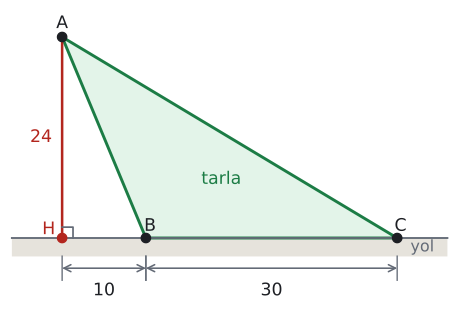

This figure's Python source:
import sys; sys.path.insert(0, "tools")
from cizim import *

# Alıştırma 8: tarla ABC; B ve C yol üzerinde, |BC| = 30 m, |HB| = 10 m, |AH| = 24 m (|AB| = 26 m).
P = lambda x, y: np.array([float(x), float(y)])
uz = lambda X, Y: float(np.linalg.norm(X - Y))
def dik(K, X, Y, r):
    """K köşesinde KX ile KY arasındaki dik açı işareti (r: kenar boyu)."""
    a_ = (X - K) / uz(X, K) * r; b_ = (Y - K) / uz(Y, K) * r
    ax.plot(*zip(K + a_, K + a_ + b_, K + b_), color=SOLUK, lw=1.3)
def kenar(X, Y, metin, G, d, renk=YAZI, fs=13):
    """[XY] kenarının ortasına, G'den uzak yana d kadar açıkta etiket."""
    M = (X + Y) / 2; t = (Y - X) / uz(X, Y); n = np.array([-t[1], t[0]])
    if np.dot(n, M - G) < 0: n = -n
    ax.text(*(M + d * n), metin, ha="center", va="center", color=renk, fontsize=fs)
def olcu(X, Y, metin, kay, renk=SOLUK, fs=13):
    """X ile Y arasında, kay vektörü kadar kaydırılmış oklu ölçü çizgisi; yazı çizginin dışında."""
    kay = np.array(kay, dtype=float); X2, Y2 = X + kay, Y + kay
    ax.annotate("", xy=Y2, xytext=X2, arrowprops=dict(arrowstyle="<->", color=renk, lw=1.2, shrinkA=0, shrinkB=0))
    for Z in (X, Y): ax.plot(*zip(Z + kay * 0.6, Z + kay * 1.4), color=renk, lw=1)
    M = (X2 + Y2) / 2 + 0.75 * kay
    ax.text(*M, metin, ha="center", va="center", color=YAZI, fontsize=fs)
def harf(X, ad, dx, dy, renk=YAZI):
    nokta(ax, *X, "", renk=renk)
    ax.text(X[0] + dx, X[1] + dy, ad, ha="center", va="center", color=renk, fontsize=13)

H, B, C, A = P(-10, 0), P(0, 0), P(30, 0), P(-10, 24)
print("AB", uz(A, B))
fig, ax = sekil(6, 4.0)
ax.set_aspect("equal"); ax.axis("off")
ax.add_patch(patches.Rectangle((-16, -2.2), 52, 2.2, facecolor="#e6e3dc", edgecolor="none", zorder=0))
ax.plot([-16, 36], [0, 0], color=SOLUK, lw=1.4)
ax.text(33, -1.1, "yol", ha="center", va="center", color=SOLUK, fontsize=12)
ax.add_patch(patches.Polygon([A, B, C], closed=True, facecolor=YESIL_ACIK, edgecolor=YESIL, lw=2.2))
ax.text(9, 7, "tarla", ha="center", va="center", color=YESIL, fontsize=13)
ax.plot(*zip(A, H), color=KIRMIZI, lw=1.9)
dik(H, A, B, 1.3)
harf(A, "A", 0, 1.6); harf(B, "B", 0.5, 1.4); harf(C, "C", 0.4, 1.4); harf(H, "H", -1.6, 1.0, KIRMIZI)
ax.text(-11.2, 12, "24", ha="right", va="center", color=KIRMIZI, fontsize=13)
olcu(H, B, "10", (0, -3.6)); olcu(B, C, "30", (0, -3.6))
ax.set_xlim(-16.5, 36.5); ax.set_ylim(-7.8, 27.5)
kaydet(fig, __file__)
